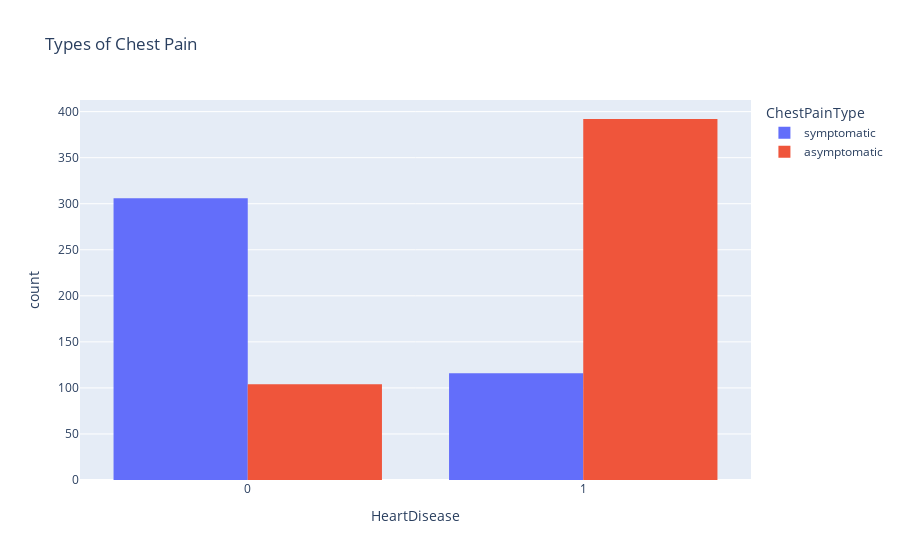

The notebook cell this image was saved under:
### Code cell
# combine all the chest pain types into 2 categories
symptomatic = df.copy()
symptomatic["ChestPainType"] = symptomatic["ChestPainType"].replace(["TA","ATA","NAP","ASY"], ["symptomatic","symptomatic","symptomatic","asymptomatic"])
px.histogram(symptomatic, x="HeartDisease", color="ChestPainType", title="Types of Chest Pain", barmode="group")

### Figure 1 — Plotly figure (JSON) as saved in the notebook; plotly's stock layout.template omitted (floating-point values rounded to 4 significant figures; data arrays with more than 128 entries replaced by an {"elided": "..."} marker saying what was removed)
{"data": [{"alignmentgroup": "True", "bingroup": "x", "hovertemplate": "ChestPainType=symptomatic<br>HeartDisease=%{x}<br>count=%{y}<extra></extra>", "legendgroup": "symptomatic", "marker": {"color": "#636efa", "pattern": {"shape": ""}}, "name": "symptomatic", "offsetgroup": "symptomatic", "orientation": "v", "showlegend": true, "type": "histogram", "x": {"elided": "422 int values"}, "xaxis": "x", "yaxis": "y"}, {"alignmentgroup": "True", "bingroup": "x", "hovertemplate": "ChestPainType=asymptomatic<br>HeartDisease=%{x}<br>count=%{y}<extra></extra>", "legendgroup": "asymptomatic", "marker": {"color": "#EF553B", "pattern": {"shape": ""}}, "name": "asymptomatic", "offsetgroup": "asymptomatic", "orientation": "v", "showlegend": true, "type": "histogram", "x": {"elided": "496 int values"}, "xaxis": "x", "yaxis": "y"}], "layout": {"barmode": "group", "legend": {"title": {"text": "ChestPainType"}, "tracegroupgap": 0}, "title": {"text": "Types of Chest Pain"}, "xaxis": {"anchor": "y", "domain": [0, 1], "title": {"text": "HeartDisease"}}, "yaxis": {"anchor": "x", "domain": [0, 1], "title": {"text": "count"}}}}
